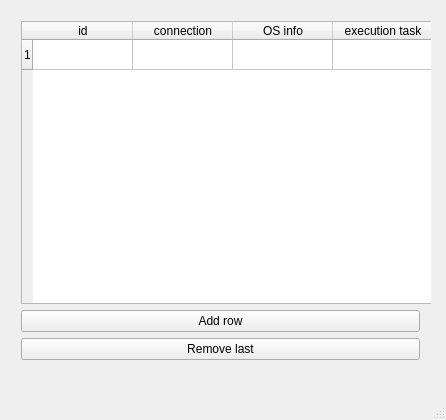
<?xml version="1.0" encoding="UTF-8"?>
<ui version="4.0">
 <class>MainWindow</class>
 <widget class="QMainWindow" name="MainWindow">
  <property name="geometry">
   <rect>
    <x>0</x>
    <y>0</y>
    <width>446</width>
    <height>420</height>
   </rect>
  </property>
  <property name="windowTitle">
   <string>MainWindow</string>
  </property>
  <widget class="QWidget" name="centralWidget">
   <widget class="QWidget" name="verticalLayoutWidget">
    <property name="geometry">
     <rect>
      <x>10</x>
      <y>10</y>
      <width>421</width>
      <height>361</height>
     </rect>
    </property>
    <layout class="QVBoxLayout" name="verticalLayout">
     <item>
      <layout class="QGridLayout" name="gridLayout">
       <item row="1" column="0">
        <widget class="QPushButton" name="pushButton_2">
         <property name="text">
          <string>Add row</string>
         </property>
        </widget>
       </item>
       <item row="2" column="0">
        <widget class="QPushButton" name="pushButton">
         <property name="text">
          <string>Remove last</string>
         </property>
        </widget>
       </item>
       <item row="0" column="0">
        <widget class="QTableWidget" name="tableWidget">
         <property name="sizePolicy">
          <sizepolicy hsizetype="Preferred" vsizetype="Expanding">
           <horstretch>0</horstretch>
           <verstretch>0</verstretch>
          </sizepolicy>
         </property>
         <property name="minimumSize">
          <size>
           <width>411</width>
           <height>0</height>
          </size>
         </property>
         <property name="horizontalScrollBarPolicy">
          <enum>Qt::ScrollBarAlwaysOff</enum>
         </property>
         <property name="horizontalScrollMode">
          <enum>QAbstractItemView::ScrollPerItem</enum>
         </property>
         <property name="rowCount">
          <number>1</number>
         </property>
         <row/>
         <column>
          <property name="text">
           <string>id</string>
          </property>
          <property name="font">
           <font>
            <stylestrategy>PreferAntialias</stylestrategy>
           </font>
          </property>
         </column>
         <column>
          <property name="text">
           <string>connection</string>
          </property>
         </column>
         <column>
          <property name="text">
           <string>OS info</string>
          </property>
         </column>
         <column>
          <property name="text">
           <string>execution task</string>
          </property>
         </column>
        </widget>
       </item>
      </layout>
     </item>
    </layout>
   </widget>
   <zorder>verticalLayoutWidget</zorder>
   <zorder>tableWidget</zorder>
   <zorder>tableWidget</zorder>
  </widget>
  <widget class="QMenuBar" name="menuBar">
   <property name="geometry">
    <rect>
     <x>0</x>
     <y>0</y>
     <width>446</width>
     <height>21</height>
    </rect>
   </property>
  </widget>
  <widget class="QStatusBar" name="statusBar"/>
 </widget>
 <layoutdefault spacing="6" margin="11"/>
 <resources/>
 <connections/>
</ui>
